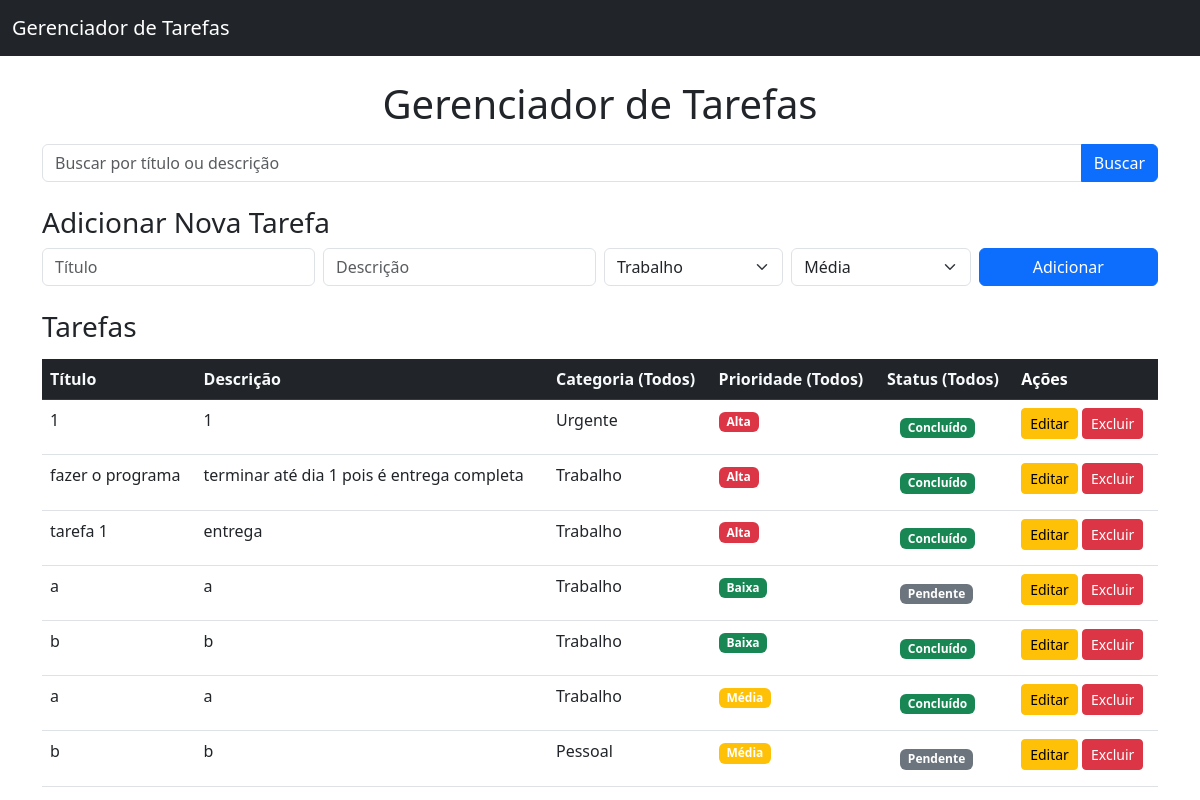
The page / on the database its author committed.
### tables this page shows
CREATE TABLE tasks (
        id INTEGER PRIMARY KEY AUTOINCREMENT,
        title TEXT NOT NULL,
        description TEXT,
        category TEXT,
        priority TEXT,
        status TEXT,
        created_at DATETIME DEFAULT CURRENT_TIMESTAMP,
        updated_at DATETIME DEFAULT CURRENT_TIMESTAMP
    );

### app.py (the view)
@app.route('/')
def index():
    search_query = request.args.get('search', '').strip()
    sort_by = request.args.get('sort_by', 'priority')  # Padrão: prioridade
    filter_value = request.args.get('filter_value', 'Todos')  # Valor atual do filtro
    valid_columns = ['title', 'description', 'category', 'priority', 'status', 'created_at']
    if sort_by not in valid_columns:
        sort_by = 'priority'
    conn = connect_db()
    cursor = conn.cursor()
    query = f"SELECT * FROM tasks"
    parameters = []
    if search_query:
        query += " WHERE title LIKE ? OR description LIKE ?"
        parameters.extend([f"%{search_query}%", f"%{search_query}%"])
    elif filter_value != 'Todos' and sort_by in ['category', 'priority', 'status']:
        query += f" WHERE {sort_by} = ?"
        parameters.append(filter_value)
    query += f" ORDER BY {sort_by} ASC"
    cursor.execute(query, parameters)
    tasks = cursor.fetchall()
    if sort_by == 'priority':
        options = ['Todos', 'Alta', 'Média', 'Baixa']
    elif sort_by == 'category':
        options = ['Todos', 'Trabalho', 'Pessoal', 'Urgente']
    elif sort_by == 'status':
        options = ['Todos', 'Pendente', 'Concluído']
    else:
        options = []
    next_filter_value = None
    if options:
        current_index = options.index(filter_value) if filter_value in options else 0
        next_filter_value = options[(current_index + 1) % len(options)]
    conn.close()
    return render_template('index.html', tasks=tasks, sort_by=sort_by, filter_value=filter_value,
                           next_filter_value=next_filter_value, search_query=search_query)

### app.py (called while the page is built)
def connect_db():
    conn = sqlite3.connect(DATABASE)
    conn.row_factory = sqlite3.Row  # Acessar colunas pelo nome
    return conn

### templates/index.html (shortened to what this page needs)
<!DOCTYPE html>
<html lang="en">
<head>
    <link href="https://cdn.jsdelivr.net/npm/bootstrap@5.3.0/dist/css/bootstrap.min.css" rel="stylesheet">
</head>
<body>
    <nav class="navbar navbar-expand-lg navbar-dark bg-dark">
        <div class="container-fluid">
            <a class="navbar-brand" href="/">Gerenciador de Tarefas</a>
        </div>
    </nav>
    <div class="container mt-4">
        <header class="text-center mb-4">
            <h1>Gerenciador de Tarefas</h1>
            <form method="GET" action="/" class="mt-3">
                <div class="input-group">
                    <input type="text" name="search" value="{{ search_query }}" class="form-control"
                           placeholder="Buscar por título ou descrição">
                    <button type="submit" class="btn btn-primary">Buscar</button>
                </div>
            </form>
        </header>
        <section class="mb-4">
            <h3>Adicionar Nova Tarefa</h3>
            <form method="POST" action="/add" class="row g-2">
                <div class="col-md-3">
                    <input type="text" name="title" class="form-control" placeholder="Título" required>
                </div>
                <div class="col-md-3">
                    <input type="text" name="description" class="form-control" placeholder="Descrição">
                </div>
                <div class="col-md-2">
                    <select name="category" class="form-select">
                        <option value="Trabalho">Trabalho</option>
                    </select>
                </div>
                <div class="col-md-2">
                    <select name="priority" class="form-select">
                        <option value="Média" selected>Média</option>
                    </select>
                </div>
                <div class="col-md-2">
                    <button type="submit" class="btn btn-primary w-100">Adicionar</button>
                </div>
            </form>
        </section>
        <section>
            <h3 class="mb-3">Tarefas</h3>
            <table class="table table-hover">
                <thead class="table-dark">
                    <tr>
                        <th><a href="/?sort_by=title" class="text-light text-decoration-none">Título</a></th>
                        <th><a href="/?sort_by=description" class="text-light text-decoration-none">Descrição</a></th>
                        <th>
                            <a href="/?sort_by=category&filter_value={{ next_filter_value }}" class="text-light text-decoration-none">
                                Categoria ({{ filter_value if filter_value else 'Todas' }})
                            </a>
                        </th>
                        <th>
                            <a href="/?sort_by=priority&filter_value={{ next_filter_value }}" class="text-light text-decoration-none">
                                Prioridade ({{ filter_value if filter_value else 'Todas' }})
                            </a>
                        </th>
                        <th>
                            <a href="/?sort_by=status&filter_value={{ next_filter_value }}" class="text-light text-decoration-none">
                                Status ({{ filter_value if filter_value else 'Todos' }})
                            </a>
                        </th>
                        <th>Ações</th>
                    </tr>
                </thead>
                <tbody>
                    {% for task in tasks %}
                    <tr>
                        <td>{{ task['title'] }}</td>
                        <td>{{ task['description'] }}</td>
                        <td>{{ task['category'] }}</td>
                        <td>
                            <span class="badge {% if task['priority'] == 'Alta' %}bg-danger{% elif task['priority'] == 'Média' %}bg-warning{% else %}bg-success{% endif %}">
                                {{ task['priority'] }}
                            </span>
                        </td>
                        <td>
                            <form action="/toggle_status/{{ task['id'] }}" method="POST" style="display:inline;">
                                <button type="submit" class="btn btn-link text-decoration-none">
                                    <span class="badge {% if task['status'] == 'Concluído' %}bg-success{% else %}bg-secondary{% endif %}">
                                        {{ task['status'] }}
                                    </span>
                                </button>
                            </form>
                        </td>
                        <td>
                            <a href="/edit/{{ task['id'] }}" class="btn btn-warning btn-sm">Editar</a>
                            <form action="/delete/{{ task['id'] }}" method="POST" style="display:inline;">
                                <button class="btn btn-danger btn-sm">Excluir</button>
                            </form>
                        </td>
                    </tr>
                    {% endfor %}
                </tbody>
            </table>
        </section>
    </div>
</body>
</html>

### rows shown on the page
tasks: title "1", description "1", category "Urgente", priority "Alta", status "Concluído"
tasks: title "fazer o programa", description "terminar até dia 1 pois é entrega completa", category "Trabalho", priority "Alta", status "Concluído"
tasks: title "tarefa 1", description "entrega", category "Trabalho", priority "Alta", status "Concluído"
tasks: title "a", description "a", category "Trabalho", priority "Baixa", status "Pendente"
tasks: title "b", description "b", category "Trabalho", priority "Baixa", status "Concluído"
tasks: title "a", description "a", category "Trabalho", priority "Média", status "Concluído"
tasks: title "b", description "b", category "Pessoal", priority "Média", status "Pendente"

### other values the page prints
{{ filter_value if filter_value else 'Todas' }} "Todos"
{{ filter_value if filter_value else 'Todos' }} "Todos"
